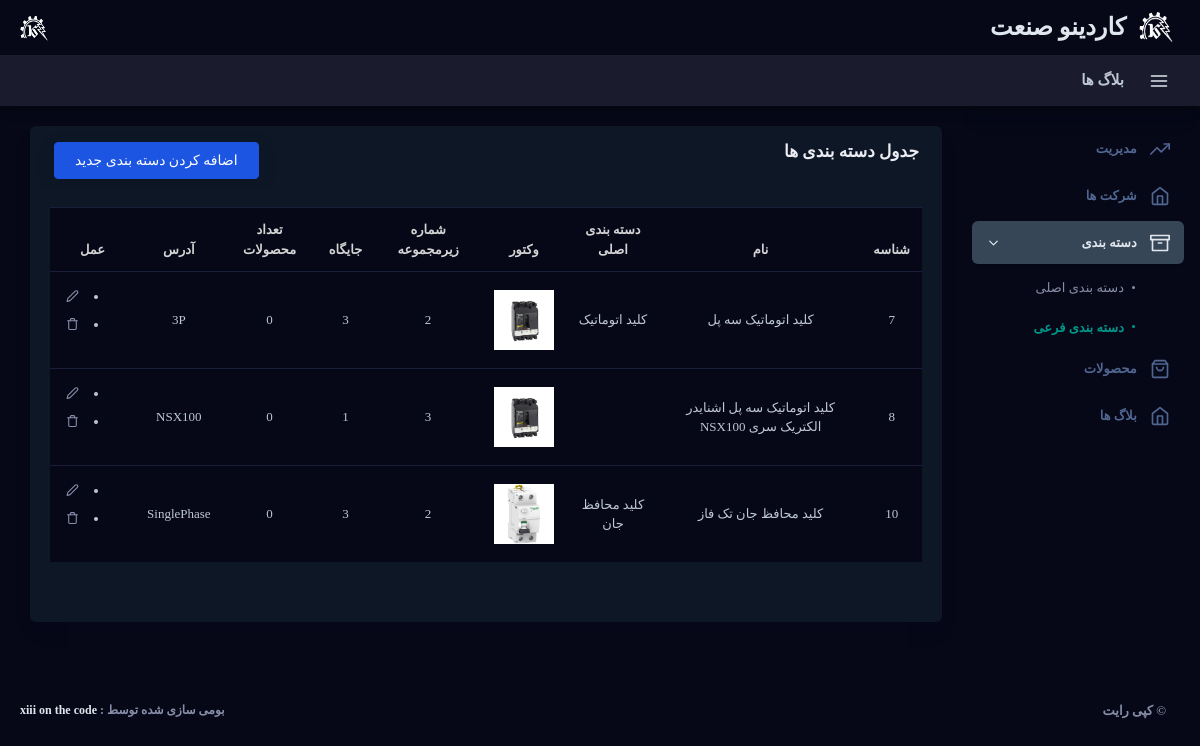
The app's page /v1/adminstrator/dashboard/manage_psubsets/ (signed in) with its own data.
### category/models.py (models this page shows, shortened)
class ProductCategorySubset(models.Model):
    slug = models.SlugField(default=uuid.uuid4)
    ProductCategory = models.ForeignKey(ProductCategory, on_delete=models.CASCADE, null=True, blank=True)
    ref_slug = models.SlugField()
    name = models.CharField(max_length=100)
    vector = models.ImageField(upload_to=SubsetVectorImagePath)
    subset_number = models.IntegerField()
    position = models.IntegerField()
    number_of_products = models.IntegerField()
    url = models.CharField(max_length=150)
    active = models.BooleanField(default=True)

class ProductCategory(models.Model):
    slug = models.SlugField(default=uuid.uuid4)
    name = models.CharField(max_length=100)
    vector = models.ImageField(upload_to=CategoryVectorImagePath)
    position = models.IntegerField()
    number_of_products = models.IntegerField()
    url = models.CharField(max_length=150)
    active = models.BooleanField(default=True)

### adminstrator/views.py (the view)
# urls.py: path('dashboard/manage_psubsets/', views.manage_psubset, name="mng_psubsets"),
def manage_psubset(request):
    if 'admin_login_username' not in request.session:
            return redirect('admin_login')
    else:
        admin_username = request.session['admin_login_username']
        PageTitle = 'Dashboard'
        tagid = 'catandtype'
        submenu = 'true'
        active = 'types'
        login_object = AdminLogin.objects.none()
        info_object = AdminInfo.objects.none()
        subset_objects = ProductCategorySubset.objects.none()
        if AdminLogin.objects.filter(username=admin_username).exists():
            login_object = AdminLogin.objects.get(username=admin_username)
            if AdminInfo.objects.filter(AdminLogin=login_object).exists():
                info_object = AdminInfo.objects.get(AdminLogin=login_object)
                if ProductCategorySubset.objects.filter(active=True).exists():
                    subset_objects = ProductCategorySubset.objects.filter(active=True)
        context = {
            'PageTitle':PageTitle,
            'tagid':tagid,
            'submenu':submenu,
            'active':active,
            'admin_login':login_object,
            'admin_info':info_object,
            'subsets' :subset_objects,
        }
    return render(request, 'adminstrator/dashboard/category/manage_subset.html', context)

### templates/adminstrator/dashboard/category/manage_subset.html (shortened to what this page needs)
{% extends 'adminstrator/dashboard/masterpage.html' %}
{% load static %}
{% block content %}
    <div id="content" class="main-content">
        <div class="container-fluid">
            <div class="container-fluid">
                <div class="row layout-top-spacing">
                    <div class="col-lg-12">
                        <div class="statbox widget box box-shadow">
                            <div class="widget-header">
                                <div class="row">
                                    <div class="col-xl-6 col-md-6 col-sm-6 col-6">
                                        <h4> جدول دسته بندی ها  </h4>
                                    </div>
                                    <div class="col-xl-6 col-md-6 col-sm-6 col-6">
                                        <a href="{% url 'add_psubsets' %}" class="btn btn-primary mb-2 mt-3 mr-3" style="float: left;"> اضافه کردن دسته بندی جدید </a>
                                    </div>
                                </div>
                            </div>
                            <div class="widget-content widget-content-area">
                                <div class="table-responsive mb-4">
                                    <table id="style-3" class="table style-3  table-hover">
                                        <thead>
                                            <tr>
                                                <th class="checkbox-column text-center"> شناسه </th>
                                                <th class="text-center"> نام </th>
                                                <th class="text-center"> دسته بندی اصلی </th>
                                                <th class="text-center"> وکتور </th>
                                                <th class="text-center"> شماره زیرمجموعه </th>
                                                <th class="text-center"> جایگاه </th>
                                                <th class="text-center"> تعداد محصولات </th>
                                                <th class="text-center"> آدرس </th>
                                                <th class="text-center">عمل</th>
                                            </tr>
                                        </thead>
                                        <tbody>
                                            {% for subset in subsets %}
                                            <tr>
                                                <td class="checkbox-column text-center"> {{subset.id}} </td>
                                                <td class="checkbox-column text-center"> {{subset.name}} </td>
                                                <td class="checkbox-column text-center"> {{subset.ProductCategory.name}} </td>
                                                <td class="text-center">
                                                    <span><img height="60px" width="60px" src="/media/{{subset.vector}}/" class="profile-img" alt="avatar"></span>
                                                </td>
                                                <td class="checkbox-column text-center"> {{subset.subset_number}} </td>
                                                <td class="checkbox-column text-center"> {{subset.position}} </td>
                                                <td class="checkbox-column text-center"> {{subset.number_of_products}} </td>
                                                <td class="checkbox-column text-center"> {{subset.url}} </td>
                                                <td class="text-center">
                                                    <ul class="table-controls">
                                                        <li><a href="{% url 'edit_psubsets' subset.slug %}" class="bs-tooltip" data-toggle="tooltip" data-placement="top" title="" data-original-title="ویرایش"><svg xmlns="http://www.w3.org/2000/svg" width="24" height="24" viewBox="0 0 24 24" fill="none" stroke="currentColor" stroke-width="2" stroke-linecap="round" stroke-linejoin="round" class="feather feather-edit-2 p-1 br-6 mb-1"><path d="M17 3a2.828 2.828 0 1 1 4 4L7.5 20.5 2 22l1.5-5.5L17 3z"></path></svg></a></li>
                                                        <li><a href="{% url 'deActive_psubset' subset.slug %}" class="bs-tooltip" data-toggle="tooltip" data-placement="top" title="" data-original-title="حذف"></a></li>
                                                    </ul>
                                                </td>
                                            </tr>
                                            {% endfor %}
                                        </tbody>
                                    </table>
                                </div>
                            </div>
                        </div>
                    </div>
                </div>
            </div>
        </div>
    </div>
{% endblock content %}
{% block dir %}
    <h3> بلاگ ها </h3>
{% endblock %}

### templates/adminstrator/dashboard/masterpage.html (shortened to what this page needs)
{% load static %}
<!DOCTYPE html>
<html lang="en">
<head>
    <link href="{% static 'adminstrator/assets/css/loader.css'%}" rel="stylesheet" type="text/css" />
	<link type="text/css" rel="stylesheet" href="{% static 'adminstrator/bootstrap/css/bootstrap.min.css'%}" />
	<link type="text/css" rel="stylesheet" href="{% static 'adminstrator/assets/css/plugins.css'%}" />
</head>
<body>
    <div class="header-container fixed-top">
        <header class="header navbar navbar-expand-sm">
            <ul class="navbar-item theme-brand flex-row  text-center">
                <li class="nav-item theme-logo">
                    <a href="index.html">
                        <img src="{% static 'assets/images/Kardinosanat2_light.png'%}" class="navbar-logo" alt="logo">
                    </a>
                </li>
                <li class="nav-item theme-text">
                    <a href="index.html" class="nav-link"> کاردینو صنعت  </a>
                </li>
            </ul>
            <ul class="navbar-item flex-row ml-md-auto">
                <li class="nav-item dropdown user-profile-dropdown">
                    <a href="javascript:void(0);" class="nav-link dropdown-toggle user" id="userProfileDropdown" data-toggle="dropdown" aria-haspopup="true" aria-expanded="true">
                        <img src="{% static 'assets/images/Kardinosanat2_light.png'%}" alt="avatar">
                    </a>
                </li>
            </ul>
        </header>
    </div>
    <div class="sub-header-container">
        <header class="header navbar navbar-expand-sm">
            <a href="javascript:void(0);" class="sidebarCollapse" data-placement="bottom"></a>
            <ul class="navbar-nav flex-row">
                <li>
                    <div class="page-header">
                        <div class="page-title">
                            {% block dir %}
                            {% endblock %}
                        </div>
                    </div>
                </li>
            </ul>
        </header>
    </div>
    <div class="main-container" id="container">
        <div class="sidebar-wrapper sidebar-theme">
            <nav id="sidebar">
                <div class="shadow-bottom"></div>
                <ul class="list-unstyled menu-categories" id="accordionExample">
                    <li class="menu">
                        <a href="{% url 'dashboard' %}" data-active="false" aria-expanded="false" class="dropdown-toggle" id="dashboard">
                            <div class="">
                                <span> مدیریت </span>
                            </div>
                        </a>
                    </li>
                    <li class="menu">
                        <a href="{% url 'mng_brands' %}" data-active="false" aria-expanded="false" class="dropdown-toggle" id="brands">
                            <div class="">
                                <span> شرکت ها </span>
                            </div>
                        </a>
                    </li>
                    <li class="menu">
                        <a href="#catsubmenu" data-toggle="collapse" data-active="false" aria-expanded="false" class="dropdown-toggle" id="catandtype">
                            <div class="">
                                <span> دسته بندی </span>
                            </div>
                            <div>
                                <svg xmlns="http://www.w3.org/2000/svg" width="24" height="24" viewBox="0 0 24 24" fill="none" stroke="currentColor" stroke-width="2" stroke-linecap="round" stroke-linejoin="round" class="feather feather-chevron-right"><polyline points="9 18 15 12 9 6"></polyline></svg>
                            </div>
                        </a>
                        <ul class="collapse submenu list-unstyled catandtype" id="catsubmenu" data-parent="#accordionExample">
                            <li id="cats">
                                <a href="{% url 'mng_pcats' %}"> دسته بندی اصلی </a>
                            </li>
                            <li id="types">
                                <a href="{% url 'mng_psubsets' %}"> دسته بندی فرعی </a>
                            </li>
                        </ul>
                    </li>
                    <li class="menu">
                        <a href="{% url 'mng_products' %}" data-active="false" aria-expanded="false" class="dropdown-toggle" id="products">
                            <div class="">
                                <span> محصولات </span>
                            </div>
                        </a>
                    </li>
                    <li class="menu">
                        <a href="{% url 'mng_blogs' %}" data-active="false" aria-expanded="false" class="dropdown-toggle" id="blogs">
                            <div class="">
                                <span> بلاگ ها </span>
                            </div>
                        </a>
                    </li>
                </ul>
            </nav>
        </div>
        {% block content %}
        {% endblock %}
        <div class="footer-wrapper">
            <div class="footer-section f-section-1">
                <p class=""> © کپی رایت</p>
            </div>
            <div class="footer-section f-section-2">
                <span class="copyright"> بومی سازی شده توسط : <a href="#"> xiii on the code </a> </span></div>
            </div>
        </div>
</body>
</html>

### static/adminstrator/assets/css/main.css (style rules this page uses)
html { min-height: 100%; direction: rtl; }
body { color: #888ea8; height: 100%; font-size: 0.875rem; background: #f1f2f3; overflow-x: hidden; overflow-y: auto; letter-spacing: 0.0312rem; font-family: 'Nunito', sans-serif; }
h1, h2, h3, h4, h5, h6 { color: #3b3f5c; }
p { margin-top: 0; margin-bottom: 0.625rem; color: #515365; }
a { color: #e0e6ed; outline: none; }
.dropdown-toggle:after, .dropup .dropdown-toggle::after, .dropright .dropdown-toggle::after, .dropleft .dropdown-toggle::before { display: none; }
.dropdown-toggle svg.feather[class*="feather-chevron-"] { width: 15px; height: 15px; vertical-align: middle; transform: rotate(180deg); }
.btn { padding: 0.4375rem 1.25rem; text-shadow: none; font-size: 14px; color: #3b3f5c; font-weight: normal; white-space: normal; word-wrap: break-word; transition: .2s ease-out; touch-action: manipulation; cursor: pointer; background-color: #f1f2f3; box-shadow: 0px 5px 20px 0 rgba(0, 0, 0, 0.1); will-change: opacity, transform; transition: all 0.3s ease-out; -webkit-transition: all 0.3s ease-out; }
.btn-primary { color: #fff !important; background-color: #1b55e2 !important; border-color: #1b55e2; }
.table > tbody > tr > td { vertical-align: middle; color: #515365; font-size: 13px; letter-spacing: 1px; }
.table > thead > tr > th { color: #1b55e2; font-weight: 700; font-size: 13px; letter-spacing: 1px; text-transform: uppercase; }
.table thead th { vertical-align: bottom; border-bottom: none; }
.table-controls > li > a svg { color: #25d5e4; }
.table-controls > li > a svg { color: #888ea8; width: 21px; }
.table { background-color: #060818; }
.table > thead > tr > th { color: #d3d3d3; }
.table > tbody > tr > td { color: #bfc9d4; }
.table.table-hover tbody tr { background-color: #060818; }
.table td, .table th, .table thead th { border-color: #191e3a !important; }
.statbox .widget-content:before, .statbox .widget-content:after { display: table; content: ""; line-height: 0; clear: both; }
.br-6 { border-radius: 6px !important; }

### records on screen
ProductCategorySubset: id "7", name "کلید اتوماتیک سه پل", ProductCategory.name "کلید اتوماتیک", vector (picture), subset_number "2", position "3", number_of_products "0", url "3P"
ProductCategorySubset: id "8", name "کلید اتوماتیک سه پل اشنایدر الکتریک سری NSX100", vector (picture), subset_number "3", position "1", number_of_products "0", url "NSX100"
ProductCategorySubset: id "10", name "کلید محافظ جان تک فاز", ProductCategory.name "کلید محافظ جان", vector (picture), subset_number "2", position "3", number_of_products "0", url "SinglePhase"
